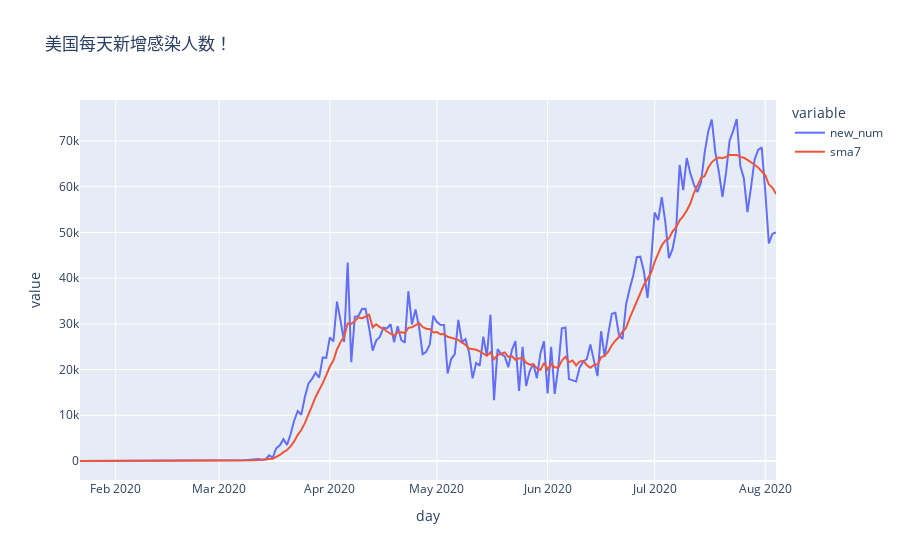

Notebook code cell kept with this figure:
### Code cell
# 把 virus 里的数据画出来, 查看数据变化趋势 (px.line)
virus_fig = px.line(virus,y=["new_num","sma7"],title="美国每天新增感染人数！")
virus_fig.show()

### Figure 1 — Plotly figure (JSON) as saved in the notebook; plotly's stock layout.template omitted (floating-point values rounded to 4 significant figures; data arrays with more than 128 entries replaced by an {"elided": "..."} marker saying what was removed)
{"data": [{"hovertemplate": "variable=new_num<br>day=%{x}<br>value=%{y}<extra></extra>", "legendgroup": "new_num", "line": {"color": "#636efa", "dash": "solid"}, "mode": "lines", "name": "new_num", "orientation": "v", "showlegend": true, "type": "scatter", "x": {"elided": "196 str values"}, "xaxis": "x", "y": {"elided": "196 int values"}, "yaxis": "y"}, {"hovertemplate": "variable=sma7<br>day=%{x}<br>value=%{y}<extra></extra>", "legendgroup": "sma7", "line": {"color": "#EF553B", "dash": "solid"}, "mode": "lines", "name": "sma7", "orientation": "v", "showlegend": true, "type": "scatter", "x": {"elided": "196 str values"}, "xaxis": "x", "y": {"elided": "196 int values"}, "yaxis": "y"}], "layout": {"legend": {"title": {"text": "variable"}, "tracegroupgap": 0}, "title": {"text": "美国每天新增感染人数！"}, "xaxis": {"anchor": "y", "domain": [0, 1], "title": {"text": "day"}}, "yaxis": {"anchor": "x", "domain": [0, 1], "title": {"text": "value"}}}}
